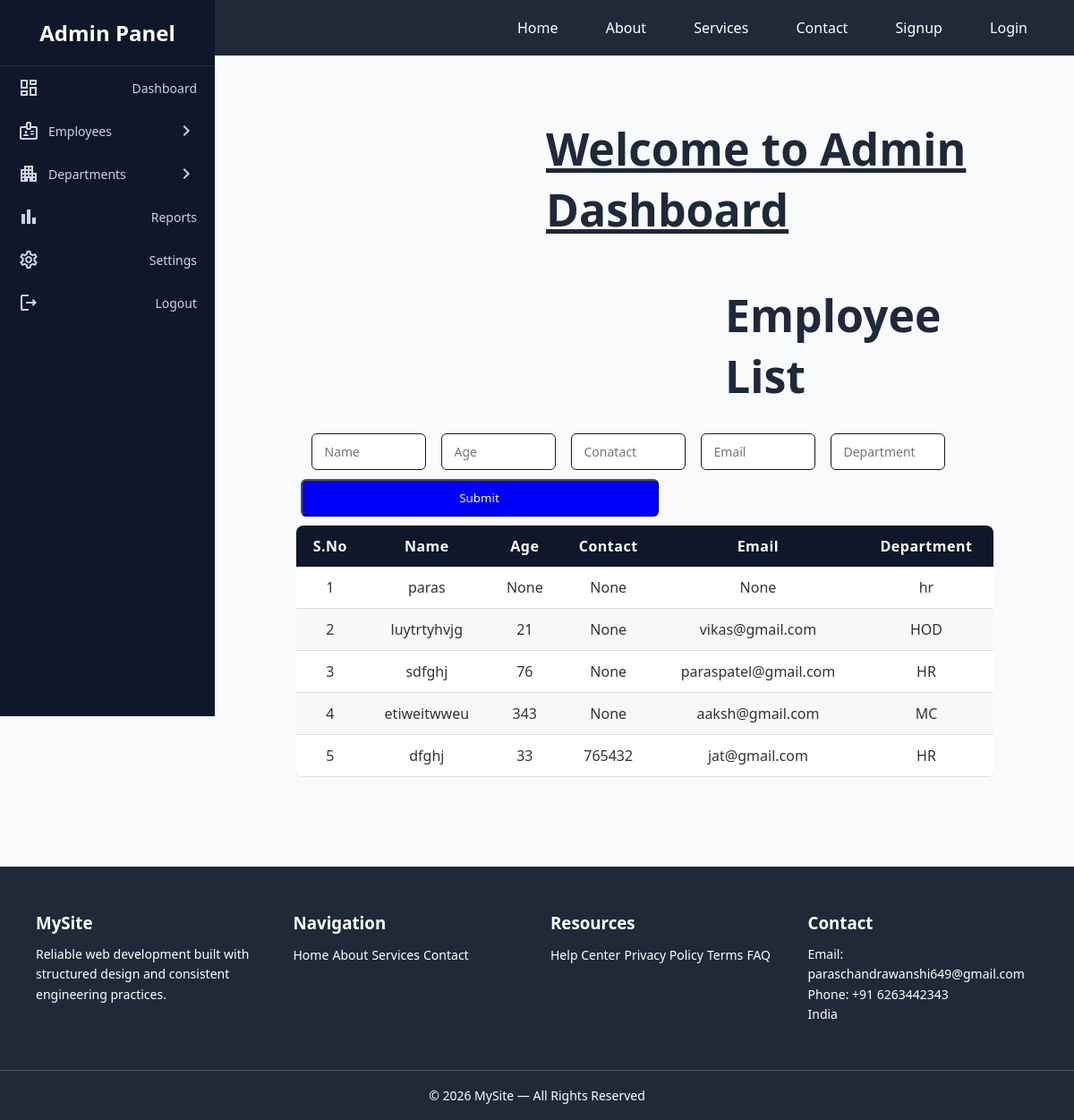
Screenshot of /employee_list with the database file from the repository.
### app/models.py (models this page shows)
class emp(models.Model):
    n=models.CharField(max_length=50)
    a=models.IntegerField(null=True)
    c=models.IntegerField(null=True)
    e=models.EmailField(null=True)
    d=models.CharField(max_length=50)

### app/views.py (the view)
# urls.py: path('employee_list',views.employee_list,name='employee_list'),
def employee_list(req):
    data=emp.objects.all()
    return render(req,'admindashboard.html',{'employee_list':True,'data':data})

### app/templates/admindashboard.html (shortened to what this page needs)
{% extends "base.html" %}
{% block content %}
<div class="sidebar">
    <h2>Admin Panel</h2>
    <a href="#">
        <span class="material-icons-outlined">dashboard</span>
        Dashboard
    </a>
    <label for="emp">
        <div style="display:flex; align-items:center; gap:10px;">
            <span class="material-icons-outlined">badge</span>
            Employees
        </div>
        <span class="material-icons-outlined arrow">chevron_right</span>
    </label>
    <label for="dept">
        <div style="display:flex; align-items:center; gap:10px;">
            <span class="material-icons-outlined">apartment</span>
            Departments
        </div>
        <span class="material-icons-outlined arrow">chevron_right</span>
    </label>
    <a href="#">
        <span class="material-icons-outlined">bar_chart</span>
        Reports
    </a>
    <a href="#">
        <span class="material-icons-outlined">settings</span>
        Settings
    </a>
    <a href="{% url 'logout' %}">
        <span class="material-icons-outlined">logout</span>
        Logout
    </a>
</div>
<div class="admin-content">
    <h1><u>Welcome to Admin Dashboard </u></h1>
{% if add_empolyee %}
    <h1 class="he">Add Employee</h1>
        <form action="{% url 'add_e' %}" method='POST'>
            {% csrf_token %}
            <div class="group_l">
                <label for=""> Full Name :-</label>
                <input type="text" name="name">
            </div>
            <div class="group_l">
                <label for="">Age :-</label>
                <input type="text" name="age">
            </div>
            <div class="group_l">
                <label for="">Contact :-</label>
                <input type="text" name="contact">
            </div>
            <div class="group_l">
                <label for="">Email :-</label>
                <input type="text" name="email">
            </div>
            <div class="group_l">
                <label for="">Department :-</label>
                <select name="department">
                    <option>HR</option>
                    <option>AC</option>
                    <option>MC</option>
                    <option>HOD</option>
                    <option>DC</option>
                </select>
            </div>
                <button class="btn-submit" type="submit">Add Employee</button>
        </form>
{% elif employee_list %}
        <h1 class="he">Employee List </h1>
<div class="table-container">
    <table class="employee-table">
        <form action="{% url 'search2' %}" method="POST" class="frmm">
                    <input type="text" name="name" placeholder="Name" class="inn">
                    <input type="text" name="age" placeholder="Age" class="inn">
                    <input type="text" name="contact" placeholder="Conatact" class="inn">
                    <input type="text" name="email" placeholder="Email" class="inn">
                    <input type="text" name="department" placeholder="Department" class="inn">
                    <input type="submit"  class="btnn">
            </form>
        <thead>
            <tr>
                <th>S.No</th>
                <th>Name</th>
                <th>Age</th>
                <th>Contact</th>
                <th>Email</th>
                <th>Department</th>
            </tr>
        </thead>
        <tbody>
            {% for i in data %}
            <tr>
                <td>{{i.id}}</td>
                <td>{{i.n}}</td>
                <td>{{i.a}}</td>
                <td>{{i.c}}</td>
                <td>{{i.e}}</td>
                <td>{{i.d}}</td>
            </tr>
            {% endfor %}
        </tbody>
    </table>
</div>
{% endif %}
</div>
{% endblock %}

### app/templates/base.html (style rules this page uses)
:root { --primary:#1f2937; --accent:#2563eb; --bg:#f9fafb; --text:#111827; }
* { margin:0; padding:0; box-sizing:border-box; font-family:Segoe UI, sans-serif; }
body { background:var(--bg); color:var(--text); display:flex; flex-direction:column; min-height:100vh; }

### app/templates/admindashboard.html (style rules this page uses)
.sidebar { width:240px; height:100vh; background:#0f172a; color:white; position:fixed; top:0; left:0; overflow-y:auto; }
.sidebar h2 { text-align:center; padding:20px 0; border-bottom:1px solid #1e293b; }
.sidebar label, .sidebar a { display:flex; align-items:center; justify-content:space-between; gap:10px; color:#cbd5e1; padding:12px 20px; text-decoration:none; font-size:14px; cursor:pointer; transition:0.3s; }
.arrow { transition:0.3s; }
.admin-content { margin-left:240px; padding:30px; }
form { background:#0f172a; padding:30px; border-radius:10px; box-shadow:0 4px 12px rgba(0, 0, 0, 0.08); max-width:800px; margin-left:250px; margin-top:20px; }
h1 { margin-bottom:20px; font-size:22px; color:#1e293b; font-size:50px; margin-left:300px; }
.he { margin-left:500px; margin-top:50px; }
.table-container { width: 95%; margin: 30px auto; overflow-x: auto; }
.employee-table { width: 100%; border-collapse: collapse; font-family: 'Segoe UI', sans-serif; background: #ffffff; box-shadow: 0 4px 12px rgba(0,0,0,0.08); border-radius: 8px; overflow: hidden; }
.employee-table thead { background:#0f172a; color: white; }
.employee-table th, .employee-table td { padding: 12px 15px; text-align: center; }
.employee-table th { font-weight: 600; letter-spacing: 0.5px; }
.employee-table tbody tr { border-bottom: 1px solid #ddd; transition: background 0.2s ease; }
.employee-table tbody tr:nth-child(even) { background: #f8f8f8; }
.employee-table td { color: #333; }
.frmm { display: flex; align-items: center; gap: 12px; padding: 14px; background: #ea5c0a; border-radius: 10px; box-shadow: 0 2px 8px rgba(0,0,0,0.06); }
.inn { padding: 10px 14px; border: 1px solid rgb(28, 27, 27); border-radius: 6px; outline: none; font-size: 14px; width: 128px; transition: 0.2s; margin-left:17px; }
.btnn { background-color:blue; border-radius:6px; margin:10px; color:white; padding:10px 12px; width:400px; margin-left: 5px; }

### rows the page displays
emp: id "1", n "paras", a "None", c "None", e "None", d "hr"
emp: id "2", n "luytrtyhvjg", a "21", c "None", e "vikas@gmail.com", d "HOD"
emp: id "3", n "sdfghj", a "76", c "None", e "paraspatel@gmail.com", d "HR"
emp: id "4", n "etiweitwweu", a "343", c "None", e "aaksh@gmail.com", d "MC"
emp: id "5", n "dfghj", a "33", c "765432", e "jat@gmail.com", d "HR"
